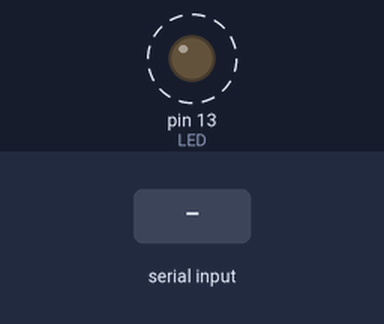
A sketch run on a simulated Arduino Uno, built with avr-gcc and run on an emulated ATmega328P. On the bench: output pins drawn as LEDs (lit = HIGH). Dashed ring = blinking. The test bench sets the inputs (shaded band). What the sketch prints to the serial monitor is not drawn.

Above: at 1.2 s.
1.3 s: "1\n" received over Serial
Timing chart, 0 to 10.3 s (numbered marks = the images above; inputs shaded):
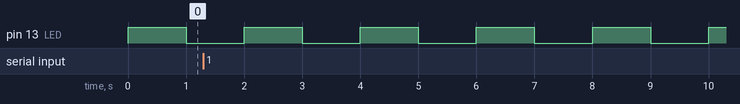

Measured:
- by itself, pin 13 (LED): alternates HIGH for 1.0 s and LOW for 1.0 s

The sketch:

Serial_Blink.ino
```cpp
//Blink - turns on LED on Arduino, modified Arduino's Blink.ino
// Pin 13 has an LED connected on most Arduino boards.
// give it a name:
#define LED 13
volatile bool led_state = 0;
String str;
volatile uint16_t loopNum = 0;

void toggleLED(){
    led_state = !led_state;
    digitalWrite(LED, led_state);
}

// the setup routine runs once when you press reset:
void setup() {
    Serial.begin(9600);
    // initialize the digital pin as an output.
    pinMode(LED, OUTPUT);
    Serial.write("Startup\n");
}

// the loop routine runs over and over again forever:
void loop() {
    Serial.print("L"); Serial.print(loopNum); Serial.print("\n");
    loopNum++;
    toggleLED();
    if (Serial.available()>0){
        str = Serial.readStringUntil('\n');
        Serial.print("rcv: ");
        Serial.print(str);
    }
    delay(1000);               // wait for a second
}
```
